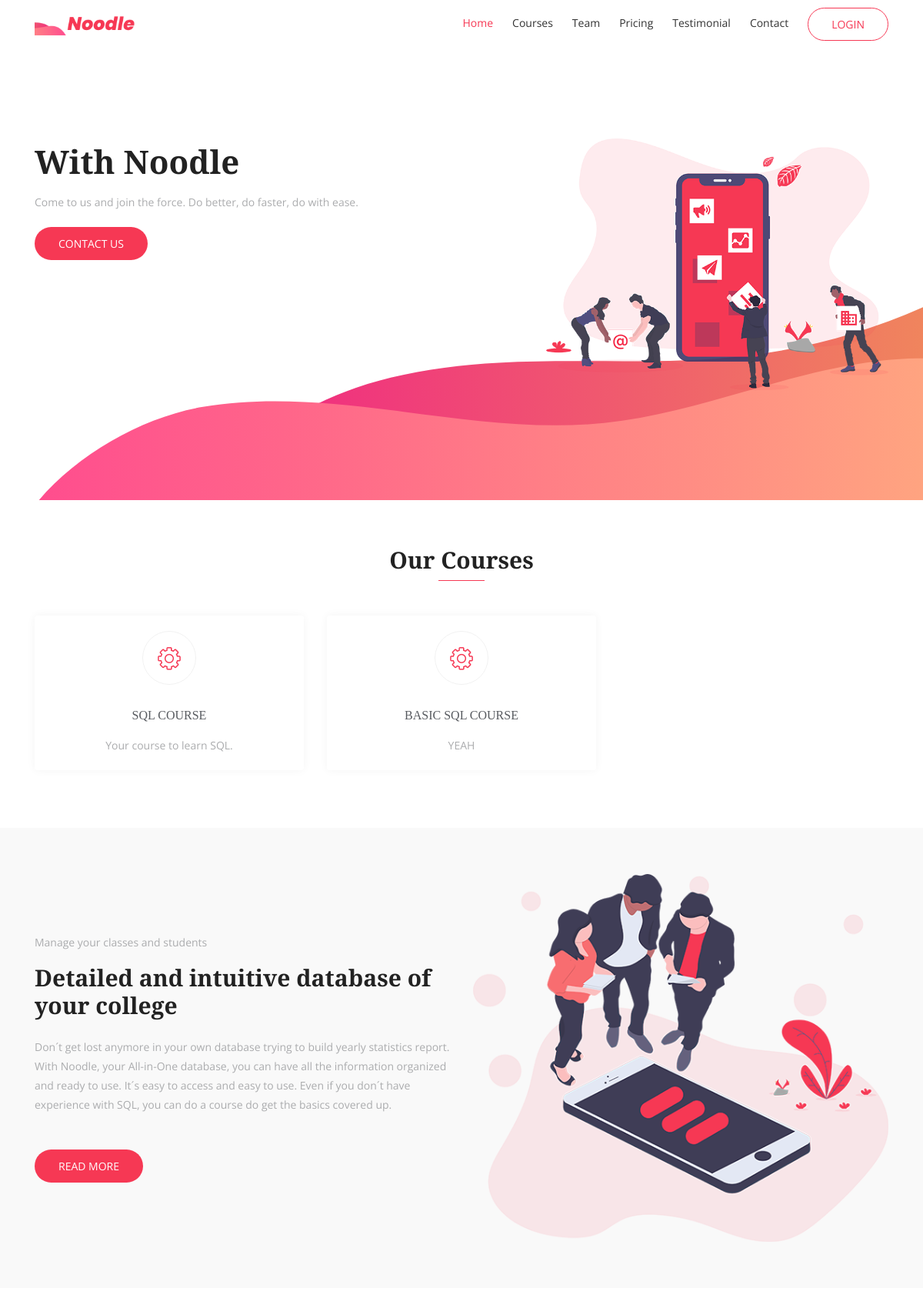
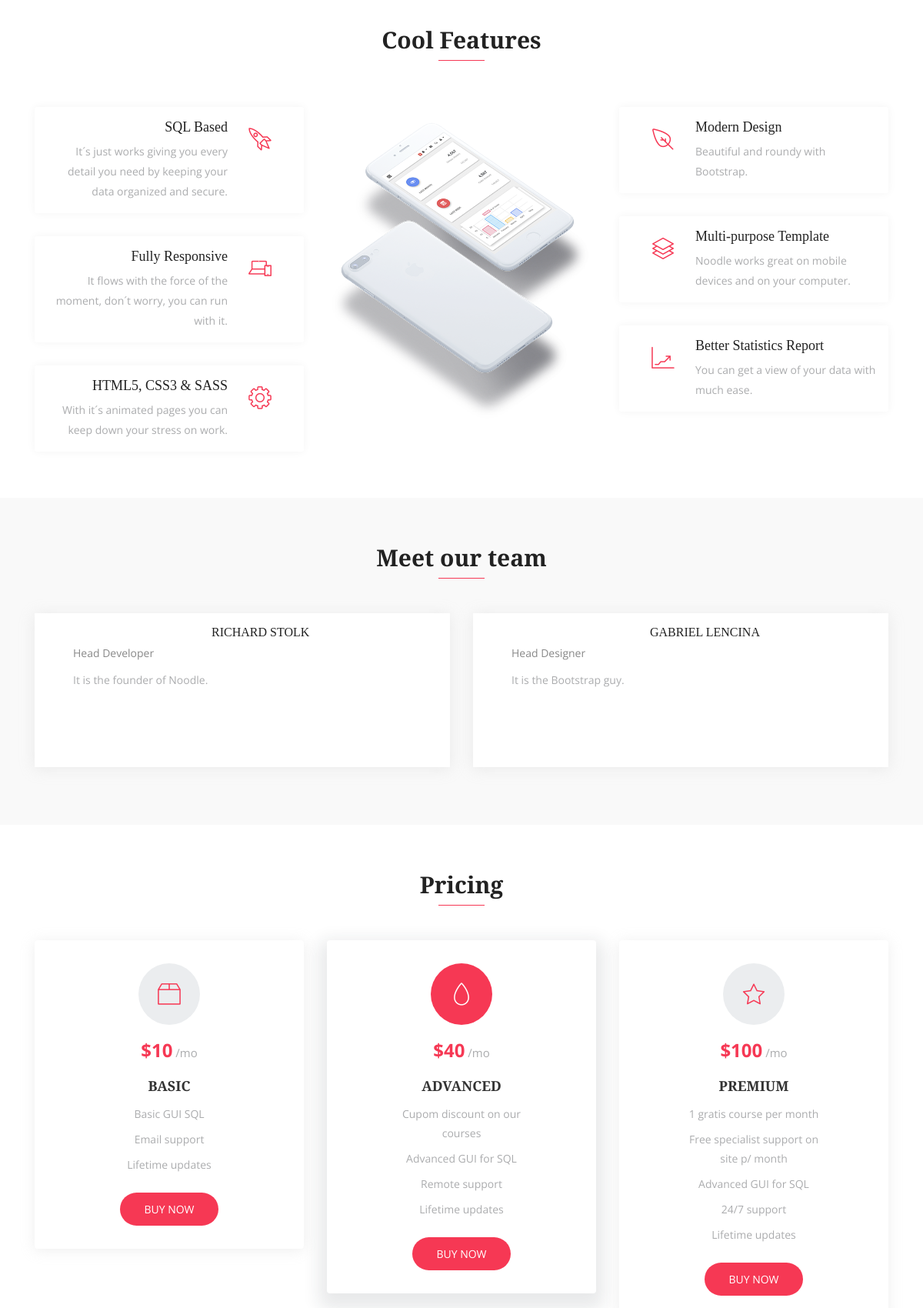
The page / (upper part) on the database its author committed (2 pictures, top to bottom).
### core/models.py (models this page shows, shortened)
class Base(models.Model):
    criados = models.DateField('Criação', auto_now_add=True)
    modificado = models.DateField('Atualização', auto_now=True)
    ativo = models.BooleanField('Ativo?', default=True)
    class Meta:
        abstract = True

class Servico(Base):
    ICONE_CHOICES = (
        ('lni-cog', 'Engrenagem'),
        ('lni-stats-up', 'Gráfico'),
        ('lni-users', 'Usuários'),
        ('lni-layers', 'Design'),
        ('lni-mobile', 'Mobile'),
        ('lni-rocket', 'Foguete'),
    )
    servico = models.CharField('Serviço', max_length=100)
    descricao = models.TextField('Descrição', max_length=200)
    icone = models.CharField('Icone', max_length=12, choices=ICONE_CHOICES)
    class Meta:
        verbose_name = 'Serviço'
        verbose_name_plural = 'Serviços'

class Funcionario(Base):
    nome = models.CharField('Nome', max_length=100)
    cargo = models.ForeignKey('core.Cargo', verbose_name='Cargo', on_delete=models.CASCADE)
    bio = models.TextField('Bio', max_length=200)
    imagem = StdImageField('Imagem', upload_to=get_file_path, variations={'thumb': {'width': 480, 'height': 480, 'crop': True}})
    facebook = models.CharField('Facebook', max_length=100, default='#')
    twitter = models.CharField('Twitter', max_length=100, default='#')
    instagram = models.CharField('Instagram', max_length=100, default='#')
    class Meta:
        verbose_name = 'Funcionário'
        verbose_name_plural = 'Funcionários'

class Cargo(Base):
    cargo = models.CharField('Cargo', max_length=100)
    class Meta:
        verbose_name = 'Cargo'
        verbose_name_plural = 'Cargos'
    def __str__(self):
        return self.cargo

### core/views.py (the view, shortened to what this page needs)
# urls.py: path('', IndexView.as_view(), name='index'),
class IndexView(FormView):
    template_name = 'index.html'
    form_class = ContatoForm
    success_url = reverse_lazy('index')
    def get_context_data(self, **kwargs):
        context = super(IndexView, self).get_context_data(**kwargs)
        context['servicos'] = Servico.objects.all()
        context['funcionarios'] = Funcionario.objects.all()
        return context

### core/templates/index.html (shortened to what this page needs)
{% extends 'base.html' %}
{% load static %}
{% block content %}
        {% include 'hero.html' %}
        {% include 'servicos.html' %}
        {% include 'about.html' %}
        {% include 'features.html' %}
        {% include 'team.html' %}
        {% include 'price.html' %}
    {% endblock %}

### core/templates/base.html (shortened to what this page needs)
{% load static %}
<!DOCTYPE html>
<html lang="pt-br">
  <head>
    <link rel="stylesheet" href="{% static 'css/bootstrap.min.css' %}" >
    <link rel="stylesheet" href="{% static 'fonts/line-icons.css' %}">
    <link rel="stylesheet" href="{% static 'css/owl.carousel.min.css' %}">
    <link rel="stylesheet" href="{% static 'css/owl.theme.css' %}">
    <link rel="stylesheet" href="{% static 'css/animate.css' %}">
    <link rel="stylesheet" href="{% static 'css/main.css' %}">
    <link rel="stylesheet" href="{% static 'css/responsive.css' %}">
  </head>
  <body>
    <header id="header-wrap">
      <nav class="navbar navbar-expand-md bg-inverse fixed-top scrolling-navbar">
        <div class="container">
          <a href="{% url 'index' %}" class="navbar-brand"><img src="{% static 'img/logo.png' %}" alt=""></a>
          <div class="collapse navbar-collapse" id="navbarCollapse">
            <ul class="navbar-nav mr-auto w-100 justify-content-end clearfix">
              <li class="nav-item active">
                <a class="nav-link" href="/">
                  Home
                </a>
              </li>
              <li class="nav-item">
                <a class="nav-link" href="/#services">
                  Courses
                </a>
              </li>
              <li class="nav-item">
                <a class="nav-link" href="/#team">
                  Team
                </a>
              </li>
              <li class="nav-item">
                <a class="nav-link" href="/#pricing">
                  Pricing
                </a>
              </li>
              <li class="nav-item">
                <a class="nav-link" href="/#testimonial">
                  Testimonial
                </a>
              </li>
              <li class="nav-item">
                <a class="nav-link" href="/#contact">
                  Contact
                </a>
              </li>
              <li class="nav-item">
                {% if user.is_authenticated %}
                <a class="nav-link" href="/login/">
                  Logout</a>
                <a class="btn btn-border" href="/perfil/">
                  Profile
                </a>
                {% else %}
                  <a class="btn btn-border" href="/login/">
                  Login</a>
                {% endif %}
              </li>
            </ul>
          </div>
        </div>
      </nav>
      {% block content %}
      {% endblock %}
  </body>
</html>

### core/templates/hero.html (shortened to what this page needs)
{% load static %}
<div id="hero-area" class="hero-area-bg">
        <div class="container">
          <div class="row">
            <div class="col-lg-7 col-md-12 col-sm-12 col-xs-12">
              <div class="contents">
                <h2 class="head-title">With Noodle</h2>
                <p>Come to us and join the force. Do better, do faster, do with ease. </p>
                <div class="header-button">
                  <a href="#contact" class="btn btn-common video-popup">Contact Us</i></a>
                </div>
              </div>
            </div>
            <div class="col-lg-5 col-md-12 col-sm-12 col-xs-12">
              <div class="intro-img">
                <img class="img-fluid" src="{% static 'img/intro-mobile.png' %}" alt="">
              </div>
            </div>
          </div>
        </div>
      </div>
</header>

### core/templates/servicos.html
{% load static %}
{% block content %}
    <section id="services" class="section-padding">
      <div class="container">
        <div class="section-header text-center">
          <h2 class="section-title wow fadeInDown" data-wow-delay="0.3s">Our Courses</h2>
          <div class="shape wow fadeInDown" data-wow-delay="0.3s"></div>
        </div>
        <div class="row">
          {% for s in servicos %}
          <div class="col-md-6 col-lg-4 col-xs-12">
            <div class="services-item wow fadeInRight" data-wow-delay="1s">
              <div class="icon">
                <i class="{{ s.icone }}"></i>
              </div>
              <div class="services-content">
                <h3><a href="/cursos/"> {{ s.servico }}</a></h3>
                <p>{{ s.descricao }}</p>
              </div>
            </div>
          </div>
          {% endfor %}
        </div>
      </div>
    </section>
{% endblock %}

### core/templates/about.html
{% load static %}
<div class="about-area section-padding bg-gray">
      <div class="container">
        <div class="row">
          <div class="col-lg-6 col-md-12 col-xs-12 info">
            <div class="about-wrapper wow fadeInLeft" data-wow-delay="0.3s">
              <div>
                <div class="site-heading">
                  <p class="mb-3">Manage your classes and students</p>
                  <h2 class="section-title">Detailed and intuitive database of your college </h2>
                </div>
                <div class="content">
                  <p>
                    Don´t get lost anymore in your own database trying to build yearly statistics report. With Noodle, your All-in-One database, you can have all the information organized and ready to use. It´s easy to access and easy to use. Even if you don´t have experience with SQL, you can do a course do get the basics covered up.
                  </p>
                  <a href="#features" class="btn btn-common mt-3">Read More</a>
                </div>
              </div>
            </div>
          </div>
          <div class="col-lg-6 col-md-12 col-xs-12 wow fadeInRight" data-wow-delay="0.3s">
            <img class="img-fluid" src="{% static 'img/about/img-1.png' %}" alt="" >
          </div>
        </div>
      </div>
    </div>

### core/templates/features.html
{% load static %}
<section id="features" class="section-padding">
      <div class="container">
        <div class="section-header text-center">
          <h2 class="section-title wow fadeInDown" data-wow-delay="0.3s">Cool Features</h2>
          <div class="shape wow fadeInDown" data-wow-delay="0.3s"></div>
        </div>
        <div class="row">
          <div class="col-lg-4 col-md-12 col-sm-12 col-xs-12">
            <div class="content-left">
              <div class="box-item wow fadeInLeft" data-wow-delay="0.3s">
                <span class="icon">
                  <i class="lni-rocket"></i>
                </span>
                <div class="text">
                  <h4>SQL Based</h4>
                  <p>It´s just works giving you every detail you need by keeping your data organized and secure.</p>
                </div>
              </div>
              <div class="box-item wow fadeInLeft" data-wow-delay="0.6s">
                <span class="icon">
                  <i class="lni-laptop-phone"></i>
                </span>
                <div class="text">
                  <h4>Fully Responsive</h4>
                  <p>It flows with the force of the moment, don´t worry, you can run with it.</p>
                </div>
              </div>
              <div class="box-item wow fadeInLeft" data-wow-delay="0.9s">
                <span class="icon">
                  <i class="lni-cog"></i>
                </span>
                <div class="text">
                  <h4>HTML5, CSS3 & SASS</h4>
                  <p>With it´s animated pages you can keep down your stress on work.</p>
                </div>
              </div>
            </div>
          </div>
          <div class="col-lg-4 col-md-12 col-sm-12 col-xs-12">
            <div class="show-box wow fadeInUp" data-wow-delay="0.3s">
              <img src="{% static 'img/feature/intro-mobile.png' %}" alt="">
            </div>
          </div>
          <div class="col-lg-4 col-md-12 col-sm-12 col-xs-12">
            <div class="content-right">
              <div class="box-item wow fadeInRight" data-wow-delay="0.3s">
                <span class="icon">
                  <i class="lni-leaf"></i>
                </span>
                <div class="text">
                  <h4>Modern Design</h4>
                  <p>Beautiful and roundy with Bootstrap.</p>
                </div>
              </div>
              <div class="box-item wow fadeInRight" data-wow-delay="0.6s">
                <span class="icon">
                  <i class="lni-layers"></i>
                </span>
                <div class="text">
                  <h4>Multi-purpose Template</h4>
                  <p>Noodle works great on mobile devices and on your computer.</p>
                </div>
              </div>
              <div class="box-item wow fadeInRight" data-wow-delay="0.9s">
                <span class="icon">
                  <i class="lni-stats-up"></i>
                </span>
                <div class="text">
                  <h4>Better Statistics Report</h4>
                  <p>You can get a view of your data  with much ease.</p>
                </div>
              </div>
            </div>
          </div>
        </div>
      </div>
    </section>

### core/templates/team.html (shortened to what this page needs)
{% load static %}
<section id="team" class="section-padding bg-gray">
      <div class="container">
        <div class="section-header text-center">
          <h2 class="section-title wow fadeInDown" data-wow-delay="0.3s">Meet our team</h2>
          <div class="shape wow fadeInDown" data-wow-delay="0.3s"></div>
        </div>
        <div class="row">
          {% for f in funcionarios %}
          <div class="col-lg-6 col-md-12 col-xs-12">
            <div class="team-item wow fadeInRight" data-wow-delay="0.2s">
              <div class="team-img">
              </div>
              <div class="contetn">
                <div class="info-text">
                  <h3><t> {{ f.nome }}</t></h3>
                  <p>{{ f.cargo }}</p>
                </div>
                <p>{{ f.bio }}</p>
                <ul class="social-icons">
                  <li><a href="{{ f.facebook }}"></a></li>
                  <li><a href="{{ f.twitter }}"></a></li>
                  <li><a href="{{ f.instagram }}"></a></li>
                </ul>
              </div>
            </div>
          </div>
          {% endfor %}
        </div>
      </div>
    </section>

### core/templates/price.html
{% load static %}
<section id="pricing" class="section-padding">
      <div class="container">
        <div class="section-header text-center">
          <h2 class="section-title wow fadeInDown" data-wow-delay="0.3s">Pricing</h2>
          <div class="shape wow fadeInDown" data-wow-delay="0.3s"></div>
        </div>
        <div class="row">
          <div class="col-lg-4 col-md-6 col-xs-12">
            <div class="table wow fadeInLeft" data-wow-delay="1.2s">
              <div class="icon-box">
                <i class="lni-package"></i>
              </div>
              <div class="pricing-header">
                <p class="price-value">$10<span> /mo</span></p>
              </div>
              <div class="title">
                <h3>Basic</h3>
              </div>
              <ul class="description">
                <li>Basic GUI SQL</li>
                <li>Email support</li>
                <li>Lifetime updates</li>
              </ul>
              <a href="login/" class="btn btn-common">Buy Now </a>
            </div>
          </div>
          <div class="col-lg-4 col-md-6 col-xs-12 active">
            <div class="table wow fadeInUp" id="active-tb" data-wow-delay="1.2s">
              <div class="icon-box">
                <i class="lni-drop"></i>
              </div>
              <div class="pricing-header">
                <p class="price-value">$40<span> /mo</span></p>
              </div>
              <div class="title">
                <h3>Advanced</h3>
              </div>
              <ul class="description">
                <li>Cupom discount on our courses</li>
                <li>Advanced GUI for SQL</li>
                <li>Remote support</li>
                <li>Lifetime updates</li>
              </ul>
              <a href="login/" class="btn btn-common">Buy Now </a>
           </div>
          </div>
          <div class="col-lg-4 col-md-6 col-xs-12">
            <div class="table wow fadeInRight" data-wow-delay="1.2s">
              <div class="icon-box">
                <i class="lni-star"></i>
              </div>
              <div class="pricing-header">
                <p class="price-value">$100<span> /mo</span></p>
              </div>
              <div class="title">
                <h3>Premium</h3>
              </div>
              <ul class="description">
                <li>1 gratis course per month</li>
                <li>Free specialist support on site p/ month </li>
                <li>Advanced GUI for SQL</li>
                <li>24/7 support</li>
                <li>Lifetime updates</li>
              </ul>
              <a href="login/" class="btn btn-common">Buy Now</a>
            </div>
          </div>
        </div>
      </div>
    </section>

### core/templates/testimonial.html (shortened to what this page needs)
{% load static %}

### core/templates/chamada.html (shortened to what this page needs)
{% load static %}

### core/templates/contato.html (shortened to what this page needs)
{% load static %}

### core/templates/rodape.html (shortened to what this page needs)
{% load static %}

### rows shown on the page
Servico: servico "SQL COURSE", descricao "Your course to learn SQL."
Servico: servico "BASIC SQL COURSE", descricao "YEAH"
Funcionario: nome "RICHARD STOLK", cargo "Head Developer", bio "It is the founder of Noodle."
Funcionario: nome "GABRIEL LENCINA", cargo "Head Designer", bio "It is the Bootstrap guy."
